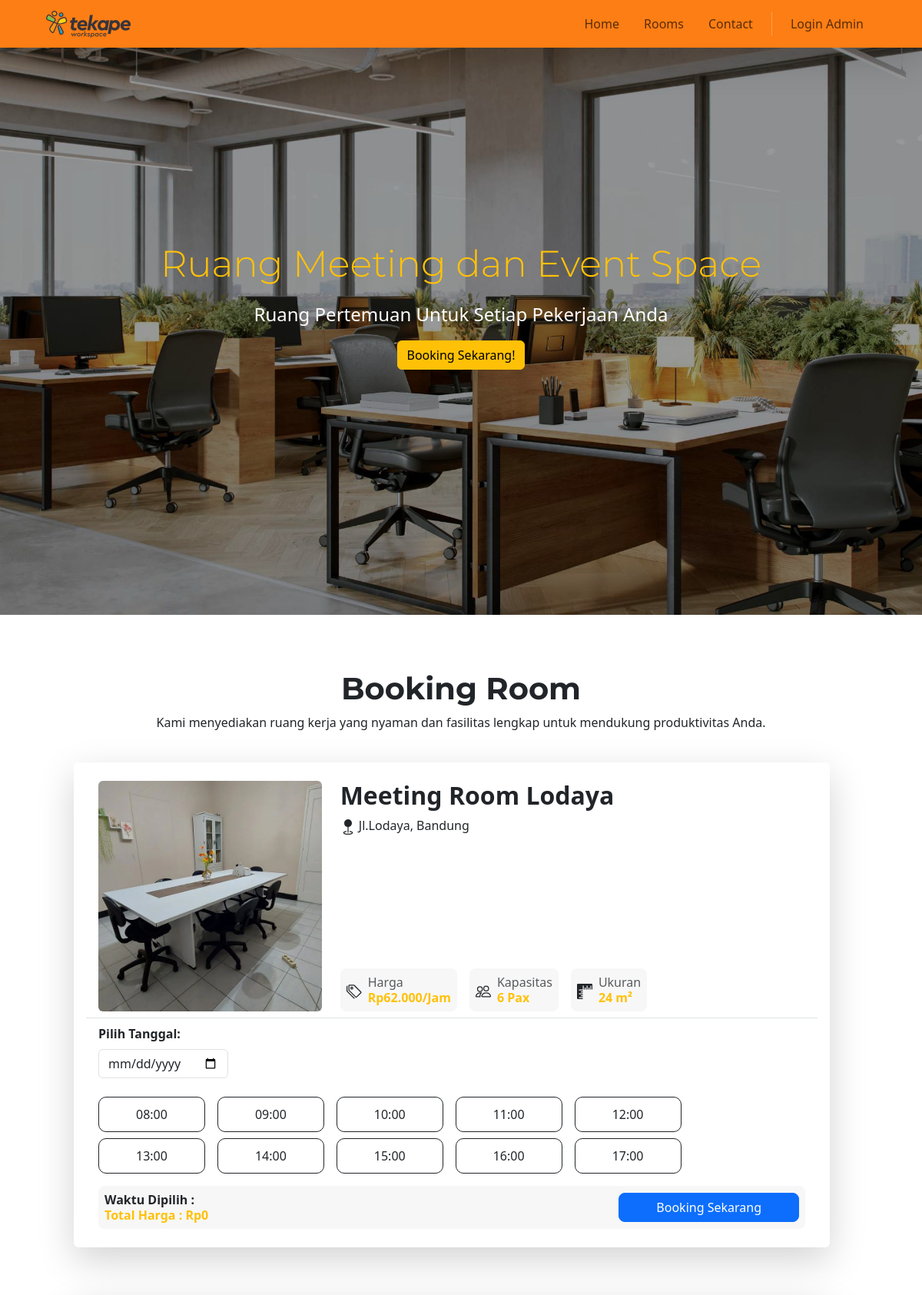
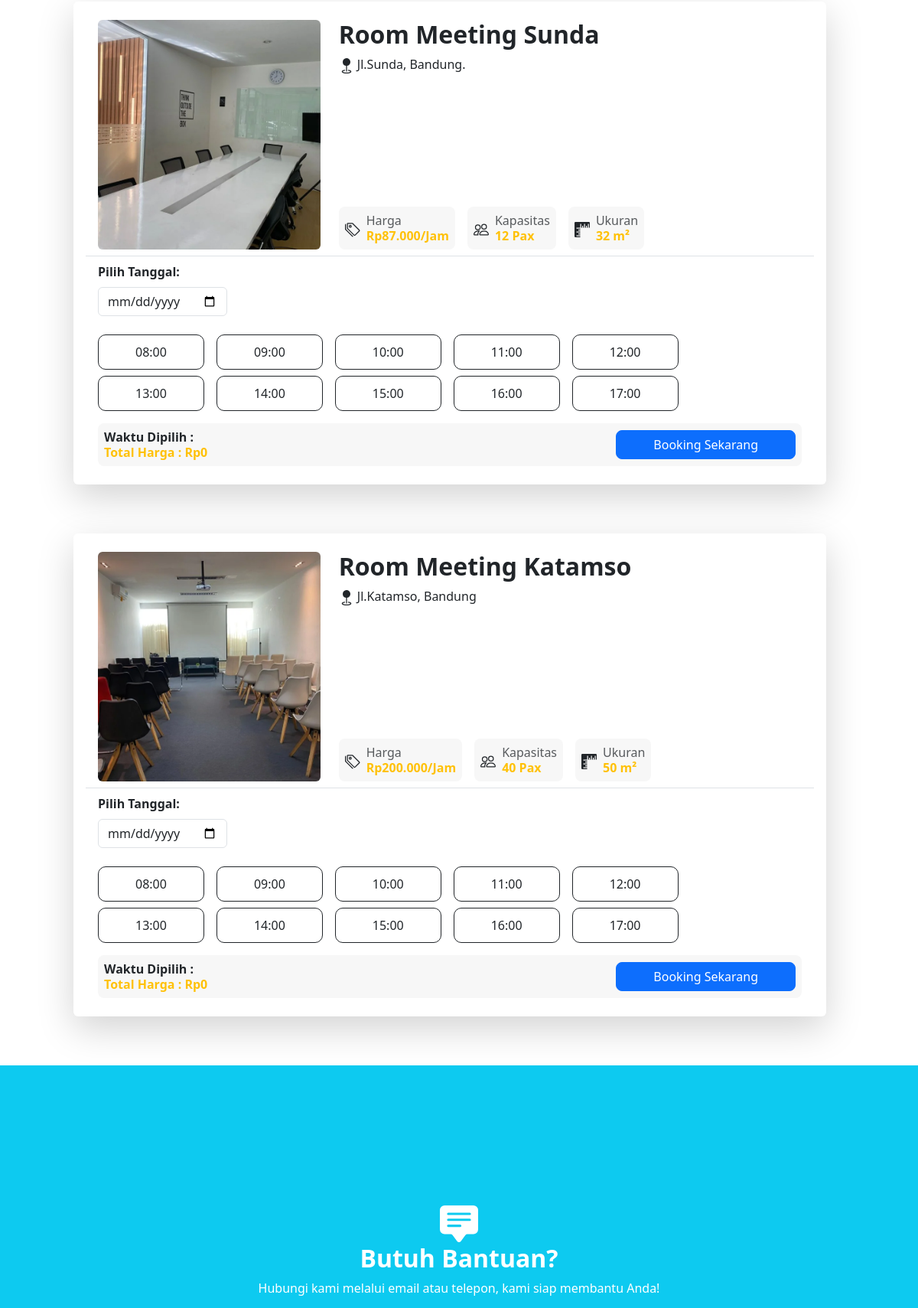
The page / (upper part) on the database its author committed (2 pictures, top to bottom).
### tables this page shows
CREATE TABLE `rooms` (
  `id` int(11) NOT NULL,
  `nama_ruangan` varchar(100) NOT NULL,
  `alamat` varchar(2000) NOT NULL,
  `kapasitas` varchar(10) NOT NULL,
  `ukuran` varchar(100) NOT NULL,
  `harga_per_jam` varchar(100) NOT NULL,
  `price` double NOT NULL,
  `imageloc` varchar(30) NOT NULL
);

### index.php (the view, shortened to what this page needs)
<?php
include 'api/connection.php';
$query = "SELECT * FROM rooms ORDER BY id ASC";
$result = mysqli_query($ineedthis, $query);
?>
<!DOCTYPE html>
<html lang="en">
<head>
    <link href="https://cdn.jsdelivr.net/npm/bootstrap@5.3.0/dist/css/bootstrap.min.css" rel="stylesheet">
</head>
<body>
    <header class="header container-fluid px-0">
        <nav class="navbar navbar-expand-lg navbar-light shadow-lg fixed-top" style="background-color: #fd7e14;">
            <div class="container-fluid">
                <a class="navbar-brand" href="#">
                    <img src="./res/tkp_logo2.png" alt="Tekape Workspace Logo" height="35" class="d-inline-block align-text-top ms-5">
                </a>
                <div class="collapse navbar-collapse" id="navbarNav">
                    <ul class="navbar-nav ms-auto me-5">
                        <li class="nav-item mx-2">
                            <a class="nav-link" href="#banner">Home</a>
                        </li>
                        <li class="nav-item mx-2">
                            <a class="nav-link" href="#rooms">Rooms</a>
                        </li>
                        <li class="nav-item mx-2">
                            <a class="nav-link" href="#contact">Contact</a>
                        </li>
                        <li class="nav-item py-2 py-lg-1 col-12 col-lg-auto">
                        </li>
                        <li class="nav-item mx-2">
                            <a class="nav-link" href="pages/dashboard/LoginAdmin.php">Login Admin</a>
                        </li>
                    </ul>
                </div>
            </div>
        </nav>
        <section class="banner" id="banner">
            <div class="jumbotro">
                <div
                    class="container-fluid position-relative p-0"
                    style="min-height: 100vh; overflow: hidden">
                    <img
                        src="./res/banner1.jpg"
                        alt="akudiriku"
                        class="img-fluid w-100"
                        style="object-fit: cover; height: 100vh; filter: brightness(0.6)" />
                    <div
                        class="position-absolute top-50 start-50 translate-middle text-center w-100">
                        <h1 class="text-warning display-6 mx-auto" style="font-size:4vw; line-height:1; max-width:80vw; font-family: 'Montserrat', sans-serif;">Ruang Meeting dan Event Space</h1>
                        <p class="text-white fs-4 mt-4 mx-auto">
                            Ruang Pertemuan Untuk Setiap Pekerjaan Anda
                        </p>
                        <a href="#rooms">
                            <button type="button" class="btn btn-warning">Booking Sekarang!</button>
                        </a>
                    </div>
                </div>
            </div>
        </section>
    </header>
    <section class="main-content container-fluid px-0">
        <div class="row" id="rooms">
            <div class="text-center mb-4 mt-5 pt-4">
                <h1 class="fw-bold" style="font-family: 'Montserrat', sans;">Booking Room</h1>
                <p class="fw-normal">Kami menyediakan ruang kerja yang nyaman dan fasilitas lengkap untuk mendukung produktivitas Anda.</p>
            </div>
            <?php
            $count = 0;
            while ($count < 3 && ($row = mysqli_fetch_assoc($result))) :
                $count++;
            ?>
                <div class="row justify-content-center mb-5">
                    <div class="col-10 justify-content-center mb-3 gx-3">
                        <div class="card h-100 text-center border-0 shadow-lg">
                            <div class="card-body" id="rooms1">
                                <ul class="list-group list-group-flush">
                                    <li class="list-group-item">
                                        <div class="row">
                                            <div class="col-4">
                                                <img src="./res/<?= htmlspecialchars($row['imageloc']) ?>" class="card-img-top rounded" alt="<?= htmlspecialchars($row['nama_ruangan']) ?>" height="300">
                                            </div>
                                            <div class="col-8 d-flex flex-column justify-content-between">
                                                <div class="d-flex justify-content-start">
                                                    <h2 class="fw-bold"><?= htmlspecialchars($row['nama_ruangan']) ?></h2>
                                                </div>
                                                <div class="d-flex justify-content-start">
                                                    <p class="fs-6">
                                                        <?= htmlspecialchars($row['alamat']) ?>
                                                    </p>
                                                </div>
                                                <div class="d-flex justify-content-start mt-auto gap-3">
                                                    <div class="d-flex align-items-center p-2 rounded-3" style="background:#f7f7f7;">
                                                        <div class="me-2">
                                                        </div>
                                                        <div class="d-flex flex-column lh-sm align-items-start">
                                                            <span class="text-muted small fs-6">Harga</span>
                                                            <span class="fw-bold text-warning fs-6">Rp<?= htmlspecialchars($row['harga_per_jam']) ?>/Jam</span>
                                                        </div>
                                                    </div>
                                                    <div class="d-flex align-items-center p-2 rounded-3" style="background:#f7f7f7;">
                                                        <div class="me-2">
                                                        </div>
                                                        <div class="d-flex flex-column lh-sm align-items-start">
                                                            <span class="text-muted small fs-6">Kapasitas</span>
                                                            <span class="fw-bold text-warning fs-6"><?= htmlspecialchars($row['kapasitas']) ?></span>
                                                        </div>
                                                    </div>
                                                    <div class="d-flex align-items-center p-2 rounded-3" style="background:#f7f7f7;">
                                                        <div class="me-2">
                                                            <svg xmlns="http://www.w3.org/2000/svg" width="20" height="20" fill="currentColor" class="bi bi-rulers" viewBox="0 0 16 16">
                                                                <path d="M1 0a1 1 0 0 0-1 1v14a1 1 0 0 0 1 1h5v-1H2v-1h4v-1H4v-1h2v-1H2v-1h4V9H4V8h2V7H2V6h4V2h1v4h1V4h1v2h1V2h1v4h1V4h1v2h1V2h1v4h1V1a1 1 0 0 0-1-1z" />
                                                            </svg>
                                                        </div>
                                                        <div class="d-flex flex-column lh-sm align-items-start">
                                                            <span class="text-muted small fs-6">Ukuran</span>
                                                            <span class="fw-bold text-warning fs-6"><?= htmlspecialchars($row['ukuran']) ?></span>
                                                        </div>
                                                    </div>
                                                </div>
                                            </div>
                                        </div>
                                    </li>
                                    <li class="list-group-item">
                                        <div class="d-flex flex-row mb-3">
                                            <div class="d-flex flex-column mb-2 justify-content-start">
                                                <label for="booking_date<?= $count ?>" class="form-label fw-bold fs-6 text-start">Pilih Tanggal:</label>
                                                <input type="date" class="form-control" id="booking_date<?= $count ?>" name="tanggal">
                                            </div>
                                        </div>
                                        <form action="pages/bookingform.php" method="POST" id="bookingForm<?= $count ?>">
                                            <div class="d-flex flex-wrap gap-2 mt-3" id="hoursContainer<?= $count ?>">
                                                <?php
                                                $hours = range(8, 17);
                                                foreach ($hours as $h) :
                                                    $hourLabel = str_pad($h, 2, "0", STR_PAD_LEFT) . ":00";
                                                ?>
                                                    <div class="d-flex flex-column justify-content-start">
                                                        <label class="time-btn btn btn-outline-dark me-2 fs-6 px-5" for="btn-check<?= $count ?><?= $h ?>"><?= $hourLabel ?></label>
                                                    </div>
                                                <?php endforeach; ?>
                                            </div>
                                            <div class="d-flex align-items-center p-2 rounded-3 mt-3" style="background:#f7f7f7;">
                                                <div class="d-flex flex-column lh-sm align-items-start">
                                                    <span class="fw-bold small fs-6">Waktu Dipilih :</span>
                                                    <span id="totalPriceLabel_<?= $count ?>" class="fw-bold text-warning fs-6">
                                                        Total Harga : Rp0
                                                    </span>
                                                </div>
                                                <div class="d-flex ms-auto">
                                                    <button type="submit" class="btn btn-primary rounded-3 fs-6 px-5">
                                                        Booking Sekarang
                                                    </button>
                                                </div>
                                            </div>
                                        </form>
                                    </li>
                                </ul>
                            </div>
                        </div>
                    </div>
                </div>
            <?php endwhile; ?>
        </div>
    </section>
    <section class="footer container-fluid bg-light text-white px-0" id="contact">
        <div class="row px-0" style="height: 68vh;">
            <div class="col-12 d-flex flex-column justify-content-center bg-info">
                <div class="row justify-content-center text-center">
                    <div class="col-12">
                    </div>
                    <div class="col-12 text-white">
                        <h2 class="fw-bold">Butuh Bantuan?</h2>
                        <p class="fs-6">Hubungi kami melalui email atau telepon, kami siap membantu Anda!</p>
                    </div>
                </div>
            </div>
        </div>
    </section>
</body>
</html>

### index.php (style rules this page uses)
body, html { margin: 0; padding: 0; }
.time-btn { min-width: 80px; padding: 10px 16px; border-radius: 10px; font-weight: 500; }

### rows shown on the page
rooms: imageloc (picture), nama_ruangan "Meeting Room Lodaya", alamat "Jl.Lodaya, Bandung", harga_per_jam "62.000", kapasitas "6 Pax", ukuran "24 m²", hourLabel "08:00", hourLabel "09:00", hourLabel "10:00", hourLabel "11:00", hourLabel "12:00", hourLabel "13:00", hourLabel "14:00", hourLabel "15:00", hourLabel "16:00", hourLabel "17:00"
rooms: imageloc (picture), nama_ruangan "Room Meeting Sunda", alamat "Jl.Sunda, Bandung.", harga_per_jam "87.000", kapasitas "12 Pax", ukuran "32 m²", hourLabel "08:00", hourLabel "09:00", hourLabel "10:00", hourLabel "11:00", hourLabel "12:00", hourLabel "13:00", hourLabel "14:00", hourLabel "15:00", hourLabel "16:00", hourLabel "17:00"
rooms: imageloc (picture), nama_ruangan "Room Meeting Katamso", alamat "Jl.Katamso, Bandung", harga_per_jam "200.000", kapasitas "40 Pax", ukuran "50 m²", hourLabel "08:00", hourLabel "09:00", hourLabel "10:00", hourLabel "11:00", hourLabel "12:00", hourLabel "13:00", hourLabel "14:00", hourLabel "15:00", hourLabel "16:00", hourLabel "17:00"
